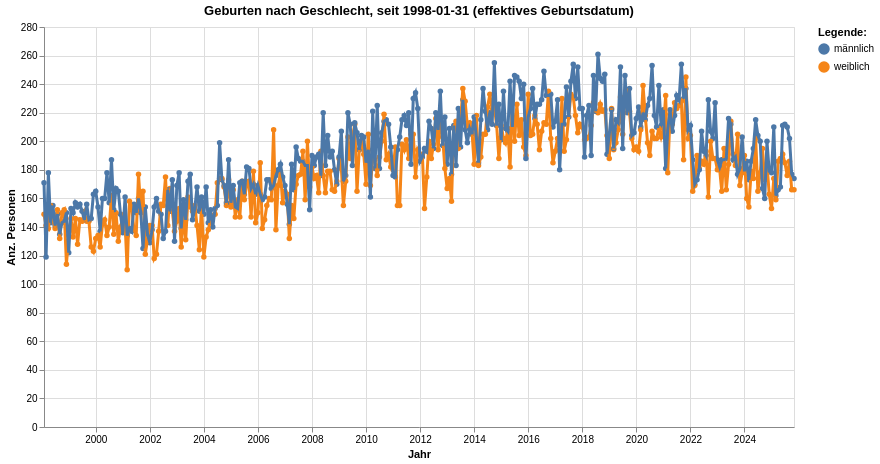

Write notebook code for a chart like this one.
### Code cell
grafik2 = mypy_dv.plot_altair_multiline_highlight(
    data = myAgg2.reset_index().query('sum_WBev>100')
    ,x = 'StichtagDat:T'
    ,y = 'sum_WBev:Q'
    ,x_beschriftung = 'Jahr'
    , y_beschriftung = 'Anz. Personen'
    ,category = "SexLang:N"
    ,category_beschriftung= 'Legende:'
    ,warning_status = "ignore" #always or ignore
    ,myTitle="Geburten nach Geschlecht, seit "+data_min_date +" (effektives Geburtsdatum)"
)
grafik2

### Figure 1 — Vega-Lite specification as saved in the notebook (floating-point values rounded to 4 significant figures; data arrays with more than 128 entries replaced by an {"elided": "..."} marker saying what was removed)
{"config": {"view": {"continuousWidth": 300, "continuousHeight": 300}}, "layer": [{"mark": {"type": "circle"}, "encoding": {"color": {"field": "SexLang", "legend": {"orient": "right", "title": "Legende:"}, "type": "nominal"}, "opacity": {"value": 1.3}, "tooltip": [{"field": "StichtagDat", "type": "temporal"}, {"field": "SexLang", "type": "nominal"}, {"field": "sum_WBev", "type": "quantitative"}], "x": {"axis": {"title": "Jahr"}, "field": "StichtagDat", "type": "temporal"}, "y": {"axis": {"title": "Anz. Personen"}, "field": "sum_WBev", "type": "quantitative"}}, "name": "view_2", "title": "Geburten nach Geschlecht, seit 1998-01-31 (effektives Geburtsdatum)"}, {"mark": {"type": "line"}, "encoding": {"color": {"field": "SexLang", "legend": {"orient": "right", "title": "Legende:"}, "type": "nominal"}, "size": {"condition": {"test": {"not": {"param": "param_2"}}, "value": 1.2}, "value": 3}, "tooltip": [{"field": "StichtagDat", "type": "temporal"}, {"field": "SexLang", "type": "nominal"}, {"field": "sum_WBev", "type": "quantitative"}], "x": {"axis": {"title": "Jahr"}, "field": "StichtagDat", "type": "temporal"}, "y": {"axis": {"title": "Anz. Personen"}, "field": "sum_WBev", "type": "quantitative"}}, "title": "Geburten nach Geschlecht, seit 1998-01-31 (effektives Geburtsdatum)"}], "data": {"name": "data-93876e6cc7ee18982ab501b70b6caaa2"}, "height": 400, "params": [{"name": "param_2", "select": {"type": "point", "fields": ["SexLang:N"], "nearest": true, "on": "pointerover"}, "views": ["view_2"]}], "width": 750, "$schema": "https://vega.github.io/schema/vega-lite/v5.8.0.json", "datasets": {"data-93876e6cc7ee18982ab501b70b6caaa2": {"elided": "668 records"}}}
